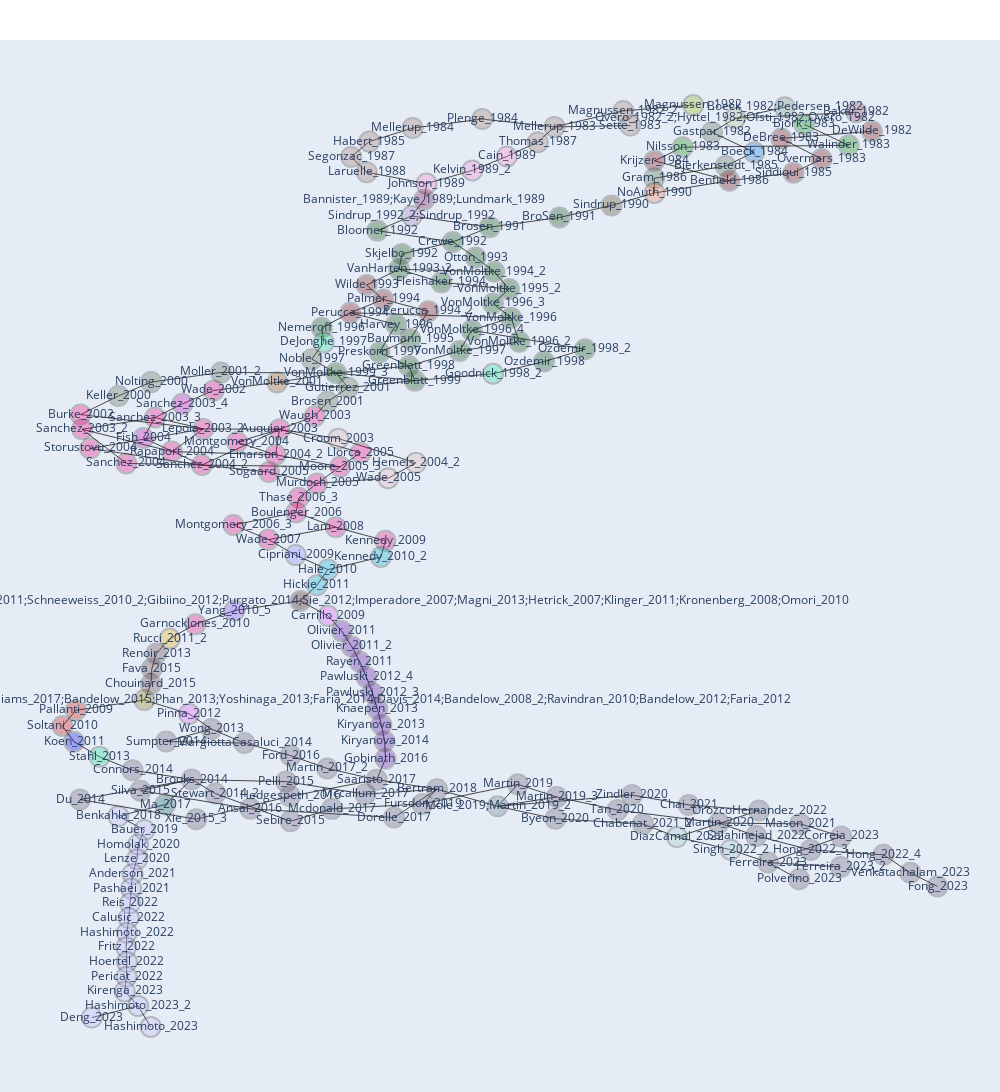

Notebook code for this chart:
### Code cell
plotter = MainPathPlotterInteractive(
    Gmp, "cluster_alpha0.3_k20_res0.006", "unique_auth_year"
)
fig = plotter.plot_network_on_timeline_interactive(return_fig=True, adjust_overlap=True)

### Figure 1 — Plotly figure (JSON) as saved in the notebook; plotly's stock layout.template omitted (floating-point values rounded to 4 significant figures; data arrays with more than 128 entries replaced by an {"elided": "..."} marker saying what was removed)
{"data": [{"hoverinfo": "none", "line": {"color": "#000000", "width": 0.7}, "mode": "lines", "type": "scatter", "x": {"elided": "663 float values"}, "y": {"elided": "663 float values"}}, {"hoverinfo": "text", "hovertext": {"elided": "185 str values"}, "marker": {"color": {"elided": "185 str values"}, "colorbar": {"thickness": 15, "title": {"side": "right", "text": "Node Connections"}, "xanchor": "left"}, "line": {"width": 2}, "opacity": 0.3, "showscale": false, "size": 20}, "mode": "markers+text", "text": {"elided": "185 str values"}, "textposition": "middle center", "type": "scatter", "x": {"elided": "185 float values"}, "y": {"elided": "185 float values"}}], "layout": {"dragmode": "zoom", "height": 1500, "hoverlabel": {"bgcolor": "rgba(249, 98, 186, 0.11)", "bordercolor": "rgba(0, 0, 0, 0.14)", "font": {"color": "black"}}, "hovermode": "closest", "margin": {"b": 0, "l": 0, "r": 0, "t": 40}, "showlegend": false, "width": 1000, "xaxis": {"showgrid": false, "showline": false, "showticklabels": false, "visible": false, "zeroline": false}, "yaxis": {"showgrid": false, "showline": false, "showticklabels": false, "visible": false, "zeroline": false}}}
